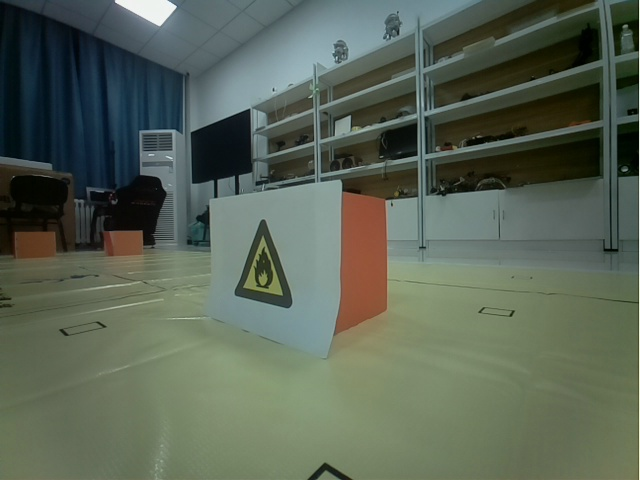
#> input picture assets/25.8.13/DOG2/lib/dog_network/test.jpg, 640 x 480 px
$ python -i ClientSocket.py   (imports and definitions only)
#> lines starting #> are read from the running program, lines starting #| are printed output that depends on the picture
#> further down, picture is the input picture: shape (480, 640, 3); mean B, G, R 85.6, 99.9, 89.2
#!/usr/bin/env python
# -*- coding: utf-8 -*-
# @Time    :2024/10/5
# @Author  :WuJunYi
# @File    :ClientSocket.py
# @Software:PyCharm

import socket
import struct
import cv2
import logging
import time
import numpy as np
from lib.Sound import Sound

# 设置日志记录
# [1 line not run here, left out]

# 定义客户端套接字类，用于与服务器进行通信并发送数据
class ClientSocket:
        # [63 lines left out: functions __init__, send_data, send_string, send_image, close, not called in this run]

# 定义图像增强类，用于对图像进行一些增强处理操作
class Enhance:
        @staticmethod
        def enhance_image(image):
                """
                对输入的图像进行增强处理的静态方法

                :param image: 要进行增强处理的图像数据，通常是一个numpy数组表示的图像
                :return: 经过增强处理后的图像数据
                """
                # 增亮
                brightened_image = np.clip(image + 35, 0, 255).astype(np.uint8)
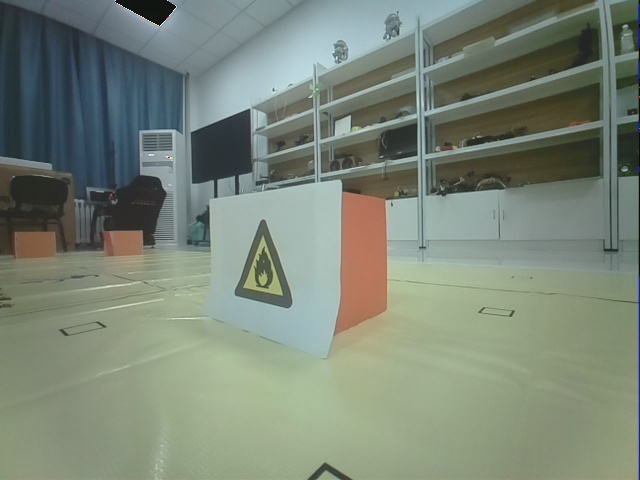
#> brightened_image: shape (480, 640, 3); mean B, G, R 119.7, 133.8, 123.1

                # 将增亮后的彩色图转换为 HSV 色彩空间
                hsv_image = cv2.cvtColor(brightened_image, cv2.COLOR_BGR2HSV)
#> hsv_image: shape (480, 640, 3); mean H, S, V 59.1, 49, 137.2
                value_channel = hsv_image[:, :, 2]
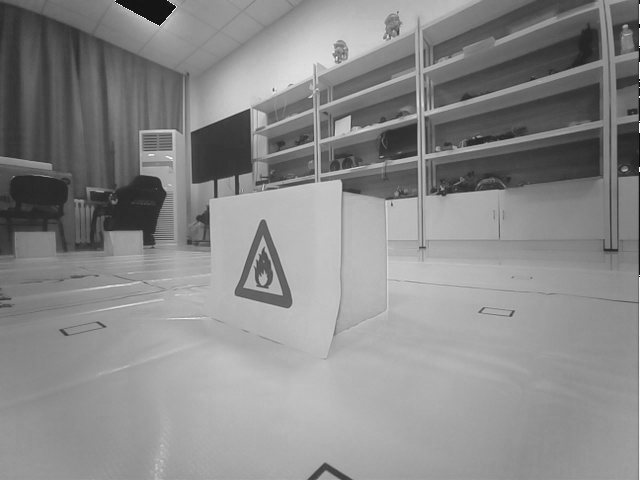
#> value_channel: shape (480, 640); min 9, max 255, mean 137.2

                # 对亮度通道进行直方图均衡化
                equalized_value = cv2.equalizeHist(value_channel)
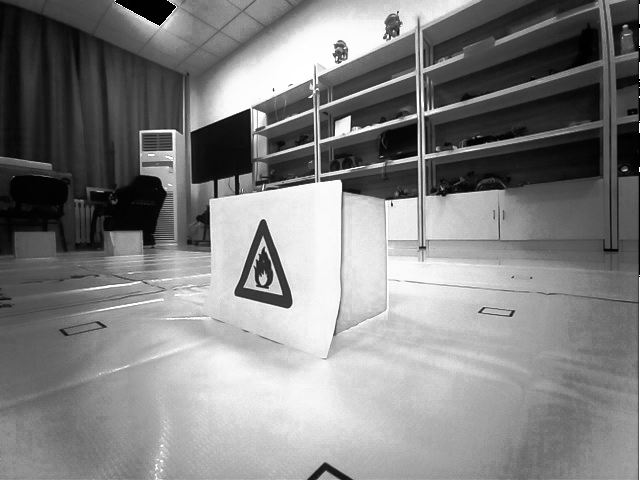
#> equalized_value: shape (480, 640); min 0, max 255, mean 128.5
                hsv_image[:, :, 2] = equalized_value
#> hsv_image: shape (480, 640, 3); mean H, S, V 59.1, 49, 128.5
                # 将处理后的 HSV 图像转换回 BGR 色彩空间
                enhanced_color_image = cv2.cvtColor(hsv_image, cv2.COLOR_HSV2BGR)
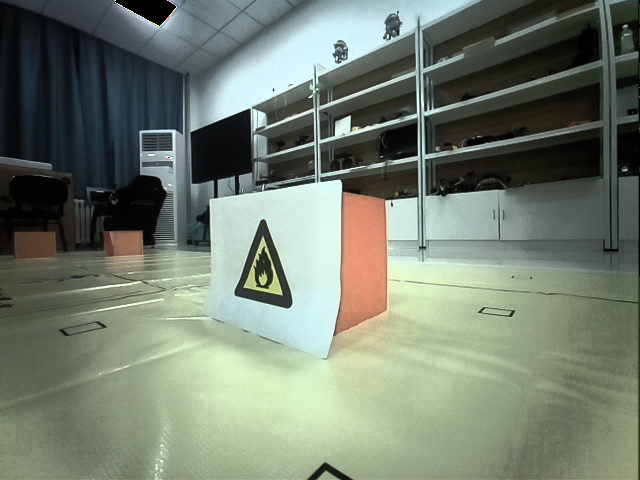
#> enhanced_color_image: shape (480, 640, 3); mean B, G, R 111.7, 125.5, 115.5

                return enhanced_color_image

# 定义服务器套接字类，用于监听客户端连接并处理相关操作
class ColorSocket:
        # [39 lines left out: functions __init__, wait_for_connection, wait_for_flag, close_connection, not called in this run]

>>> import cv2
>>> picture = cv2.imread('dog_network/test.jpg')
>>> result = Enhance().enhance_image(picture)
